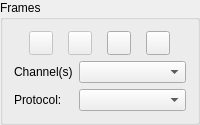
             <widget class="QGroupBox" name="framesGroupBox">
              <property name="title">
               <string>Frames</string>
              </property>
              <layout class="QGridLayout" name="gridLayout_32">
               <item row="0" column="0">
                <layout class="QHBoxLayout" name="horizontalLayout">
                 <property name="spacing">
                  <number>0</number>
                 </property>
                 <item>
                  <widget class="QToolButton" name="insertFramesBtn">
                   <property name="enabled">
                    <bool>false</bool>
                   </property>
                   <property name="sizePolicy">
                    <sizepolicy hsizetype="Fixed" vsizetype="Fixed">
                     <horstretch>0</horstretch>
                     <verstretch>0</verstretch>
                    </sizepolicy>
                   </property>
                   <property name="minimumSize">
                    <size>
                     <width>24</width>
                     <height>24</height>
                    </size>
                   </property>
                   <property name="maximumSize">
                    <size>
                     <width>24</width>
                     <height>24</height>
                    </size>
                   </property>
                   <property name="toolTip">
                    <string>Insert data frame(s)</string>
                   </property>
                   <property name="text">
                    <string/>
                   </property>
                   <property name="icon">
                    <iconset theme="document-import"/>
                   </property>
                  </widget>
                 </item>
                 <item>
                  <widget class="QToolButton" name="exportFramesBtn">
                   <property name="enabled">
                    <bool>false</bool>
                   </property>
                   <property name="sizePolicy">
                    <sizepolicy hsizetype="Fixed" vsizetype="Fixed">
                     <horstretch>0</horstretch>
                     <verstretch>0</verstretch>
                    </sizepolicy>
                   </property>
                   <property name="minimumSize">
                    <size>
                     <width>24</width>
                     <height>24</height>
                    </size>
                   </property>
                   <property name="maximumSize">
                    <size>
                     <width>24</width>
                     <height>24</height>
                    </size>
                   </property>
                   <property name="toolTip">
                    <string>Export frames</string>
                   </property>
                   <property name="text">
                    <string/>
                   </property>
                   <property name="icon">
                    <iconset theme="document-export"/>
                   </property>
                  </widget>
                 </item>
                 <item>
                  <widget class="QToolButton" name="removeCurrentFrameBtn">
                   <property name="enabled">
                    <bool>true</bool>
                   </property>
                   <property name="sizePolicy">
                    <sizepolicy hsizetype="Fixed" vsizetype="Fixed">
                     <horstretch>0</horstretch>
                     <verstretch>0</verstretch>
                    </sizepolicy>
                   </property>
                   <property name="minimumSize">
                    <size>
                     <width>24</width>
                     <height>24</height>
                    </size>
                   </property>
                   <property name="maximumSize">
                    <size>
                     <width>24</width>
                     <height>24</height>
                    </size>
                   </property>
                   <property name="toolTip">
                    <string>Remove current data frame</string>
                   </property>
                   <property name="text">
                    <string/>
                   </property>
                   <property name="icon">
                    <iconset theme="remove"/>
                   </property>
                  </widget>
                 </item>
                 <item>
                  <widget class="QToolButton" name="removeFramesBtn">
                   <property name="enabled">
                    <bool>true</bool>
                   </property>
                   <property name="sizePolicy">
                    <sizepolicy hsizetype="Fixed" vsizetype="Fixed">
                     <horstretch>0</horstretch>
                     <verstretch>0</verstretch>
                    </sizepolicy>
                   </property>
                   <property name="minimumSize">
                    <size>
                     <width>24</width>
                     <height>24</height>
                    </size>
                   </property>
                   <property name="maximumSize">
                    <size>
                     <width>24</width>
                     <height>24</height>
                    </size>
                   </property>
                   <property name="toolTip">
                    <string>Remove specified data frames</string>
                   </property>
                   <property name="text">
                    <string/>
                   </property>
                   <property name="icon">
                    <iconset theme="edit-delete"/>
                   </property>
                  </widget>
                 </item>
                </layout>
               </item>
               <item row="1" column="0">
                <layout class="QGridLayout" name="gridLayout">
                 <item row="0" column="0">
                  <widget class="QLabel" name="label_2">
                   <property name="text">
                    <string>Channel(s)</string>
                   </property>
                  </widget>
                 </item>
                 <item row="0" column="1">
                  <widget class="QComboBox" name="scanDisplayChannelCombobox">
                   <property name="toolTip">
                    <string>Select frame channels for display</string>
                   </property>
                   <property name="whatsThis">
                    <string>&lt;html&gt;&lt;head/&gt;&lt;body&gt;&lt;p&gt;This selects frame channels for display, &lt;span style=&quot; font-weight:600; font-style:italic;&quot;&gt;unless&lt;/span&gt; frames are multi-band images. Calcium transients computation is still performed on data ROIs defined in the channels as selected in the &amp;quot;EPSCaT&amp;quot; tab.&lt;/p&gt;&lt;p&gt;This has no effect on multi-band frame images.&lt;/p&gt;&lt;/body&gt;&lt;/html&gt;</string>
                   </property>
                  </widget>
                 </item>
                 <item row="1" column="0">
                  <widget class="QLabel" name="label_3">
                   <property name="text">
                    <string>Protocol:</string>
                   </property>
                  </widget>
                 </item>
                 <item row="1" column="1">
                  <widget class="QComboBox" name="protocolSelectionComboBox">
                   <property name="sizePolicy">
                    <sizepolicy hsizetype="Preferred" vsizetype="Fixed">
                     <horstretch>1</horstretch>
                     <verstretch>0</verstretch>
                    </sizepolicy>
                   </property>
                   <property name="toolTip">
                    <string>Filter frames by protocol</string>
                   </property>
                   <property name="whatsThis">
                    <string>Show only frames with the same protocol name.</string>
                   </property>
                  </widget>
                 </item>
                </layout>
               </item>
              </layout>
             </widget>
